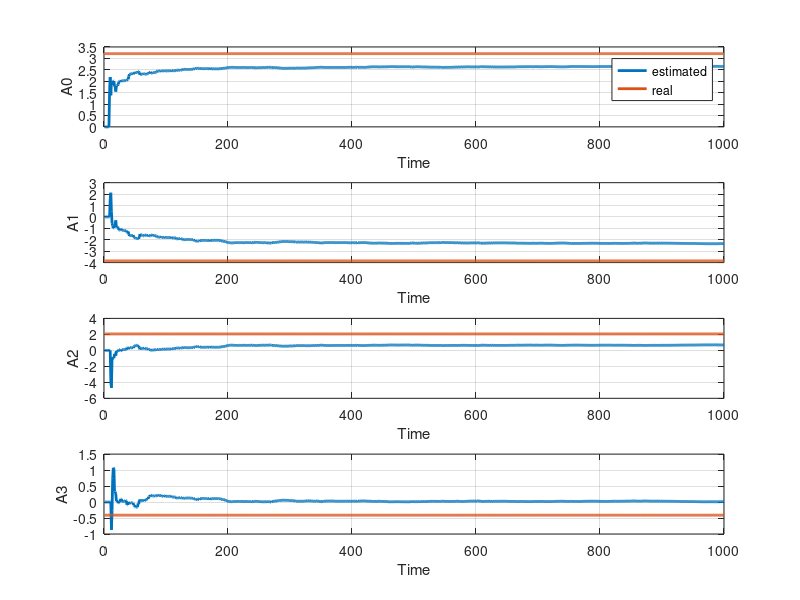
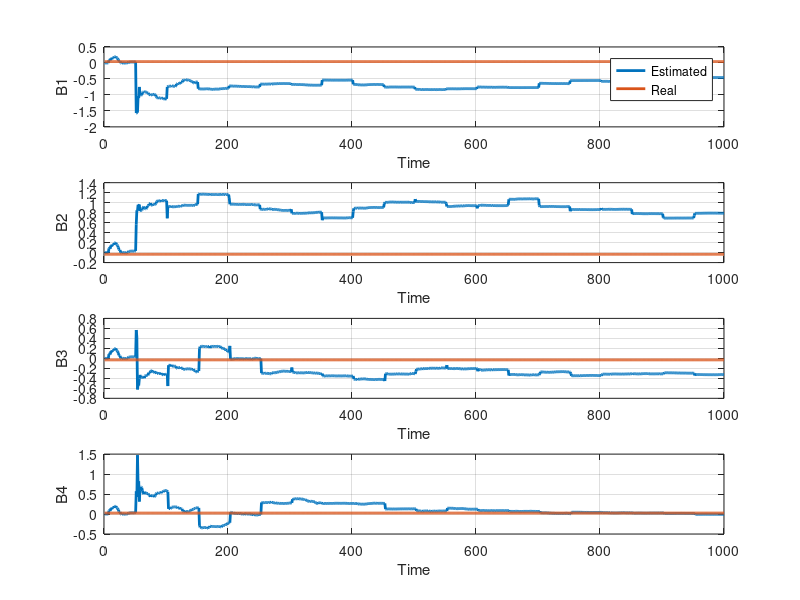

The MATLAB script that drew these images, in order:
clc; clear all; close all;

% a0 = 3.901483; a1 = -5.707852; a2 = 3.711206; a3 = -0.904837;
% b1 = 0.009853; b2 = -0.028870; b3 = 0.028204; b4 = -0.009187;
a0=3.207; a1=-3.853; a2=2.055; a3=-0.4107;
b1=0.04269; b2=-0.0332; b3=-0.03096; b4=0.02414;
max = 1000;
Noise=0.7*wgn(max,1,1);
y = zeros(max, 1);
duration = 1000.0;
sampling_rate =1;
t1 = 0:1/sampling_rate:duration;
% u = sind(2 * pi * t1)+sind(5 * pi * t1)+sind(7 * pi * t1)+sind(3 * pi *t1); %sin wave input 
% u = zeros(1,max); u(5) =1; % Impulse input 
% u=randn(1,max);
% u=ones(1,max);%u(1)=0; %step input
u(1:50, 1) = ones(50, 1);
T = 100;
for i = 101:max
    u(i) = u(i - T);
end

for t = 8:max
        y(t) = a0 * y(t-1) + a1 * y(t - 2) + a2 * y(t - 3) + a3 * y(t - 4) ...
         + b1 * u(t - 1) + b2 * u(t - 2) + b3 * u(t - 3) + b4 * u(t - 4)+ Noise(t)-0.5 * Noise(t - 1);
end
mean(Noise);
P = 100 * eye(8);
theta = zeros(8, 1);
a0_values =theta(1);
a1_values =theta(2);
a2_values = theta(3);
a3_values =theta(4);
b1_values =theta(5);
b2_values =theta(6);
b3_values =theta(7);
b4_values =theta(8);


forgetting_factors = [1, 0.999, 0.99,1.1, 0.95];
landa=forgetting_factors(1);
 
    % RLS Algorithm with forgetting factor landa
   for i = 8:max
        phiint = [y(i - 1);y(i - 2);y(i - 3);y(i - 4); u(i - 1);u(i - 2);u(i - 3);u(i - 4)];
        K = P * phiint * inv(landa * eye(1) + phiint' * P * phiint);
        theta = theta + K * (y(i) - phiint' * theta);
        P = (eye(8) - K * phiint') * P / landa;
        traceP(t)=trace(P);
        a0_values(i) = theta(1);
        a1_values(i) = theta(2);
        a2_values(i) = theta(3);
        a3_values(i) = theta(4);
        b1_values(i) = theta(5);
        b2_values(i) = theta(6);
        b3_values(i) = theta(7);
        b4_values(i) = theta(8);
   end

    disp(['a0: ', num2str(a0_values(max))]);
    disp(['a1: ', num2str(a1_values(max))]);
    disp(['a2: ', num2str(a2_values(max))]);
    disp(['a3: ', num2str(a3_values(max))]);
    disp(['b1: ', num2str(b1_values(max))]);
    disp(['b2: ', num2str(b2_values(max))]);
    disp(['b3: ', num2str(b3_values(max))]);
    disp(['b4: ', num2str(b4_values(max))]);

figure;
subplot(4,1,1)
plot(a0_values, 'LineWidth', 2);
hold on;
plot(1:max, a0*ones(size(1:max)), 'LineWidth', 2);  
xlabel('Time');
ylabel(['A0']);
legend("estimated","real")
grid on;

subplot(4,1,2)
plot(a1_values, 'LineWidth', 2);
hold on;
plot(1:max, a1*ones(size(1:max)), 'LineWidth', 2); 
xlabel('Time');
ylabel(['A1']);
grid on;

subplot(4,1,3)  
plot(a2_values, 'LineWidth', 2);
hold on;
plot(1:max, a2*ones(size(1:max)), 'LineWidth', 2); 
xlabel('Time');
ylabel(['A2']);
grid on;

subplot(4,1,4)
plot(a3_values, 'LineWidth', 2);
hold on;
plot(1:max, a3*ones(size(1:max)), 'LineWidth', 2);
xlabel('Time');
ylabel(['A3']);
grid on;

figure;
subplot(4,1,1)
plot(b1_values, 'LineWidth', 2);
hold on;
plot(1:max, b1*ones(size(1:max)), 'LineWidth', 2); 
xlabel('Time');
ylabel('B1');
legend('Estimated', 'Real');
grid on;


subplot(4,1,2)
plot(b2_values, 'LineWidth', 2);
hold on;
plot(1:max, b2*ones(size(1:max)), 'LineWidth', 2);
xlabel('Time');
ylabel(['B2']);
grid on;

subplot(4,1,3)
plot(b3_values, 'LineWidth', 2);
hold on;
plot(1:max, b3*ones(size(1:max)), 'LineWidth', 2); 
xlabel('Time');
ylabel(['B3']);
grid on;

subplot(4,1,4)
plot(b4_values, 'LineWidth', 2);
hold on;
plot(1:max, b4*ones(size(1:max)), 'LineWidth', 2);
xlabel('Time');
ylabel(['B4']);
grid on;


% %%%
% t1=0:1000;
% figure;%subplot(2,1,1)
% % plot(y,'b');hold on;plot(yhat,'r');
% % title('system output and predicted output');
% % legend('sys. outpur', 'pred. output');
% % subplot(2,1,2);
% plot(traceP);
% title('Trace of Covariance matix');
% grid on